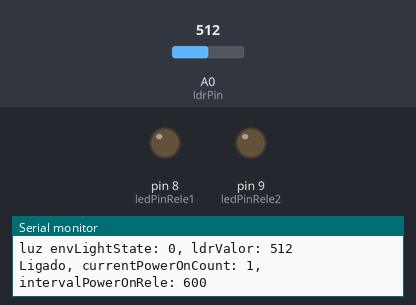
A sketch run on a simulated Arduino Uno, built with avr-gcc and run on an emulated ATmega328P. Parts: output pins drawn as LEDs (lit = HIGH), the last lines printed to the serial monitor. The test bench sets the inputs (shaded band); at power-on: A0 (ldrPin) = 512.

Above: at 1.8 s.
1.9 s: A0 (ldrPin) set to 891
3.4 s: A0 (ldrPin) set to 907
At 5.2 s:
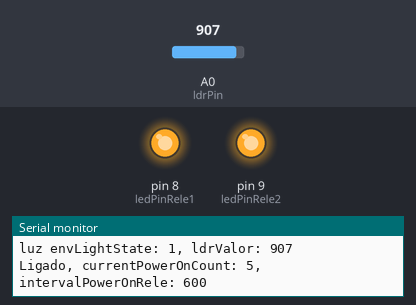
5.6 s: A0 (ldrPin) set to 890
At 6.6 s:
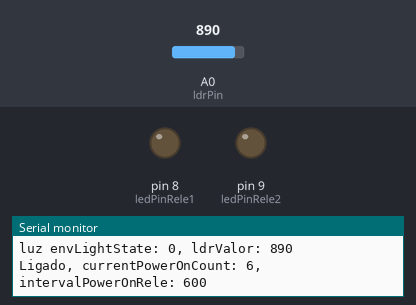
7.7 s: A0 (ldrPin) set to 900
At 9.3 s:
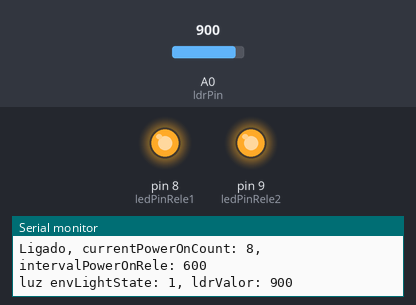
Timing chart, 0 to 10.7 s (numbered marks = the images above; inputs shaded):
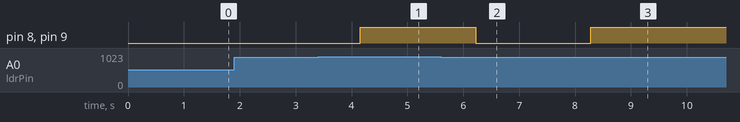

Measured:
- the behaviour switches between 899 and 900 on A0 (ldrPin) (found by bisection; images 0 and 1)
- after the input at 3.4 s, pin 8 (ledPinRele1), pin 9 (ledPinRele2): LOW → HIGH after 0.76 s
- after the input at 5.6 s, pin 8 (ledPinRele1), pin 9 (ledPinRele2): HIGH → LOW after 0.62 s
- after the input at 7.7 s, pin 8 (ledPinRele1), pin 9 (ledPinRele2): LOW → HIGH after 0.58 s

The sketch:

ardunio-horta.ino
```cpp
/**
 * Projeto para irrigaçao automática a cada 3 horas quando estiver na luz do dia
 */

const int ldrPin   =  A0;// LDR pin
const int ledPinRele1 =  8;// RELE1 pin
const int ledPinRele2 =  9;// RELE2 pin

int envLightState = LOW; // estado para led e rele
int ldrValor = 0;
int currentPowerOnCount = 0;
int currentPowerOffCount = 0;

const long interval = 1; // intervalo de coleta em segundos
const int intervalPowerOnRele = 60 * 10; // intervalo power on rele
const int intervalPowerOffRele = 60 * 60 * 3; // intervalo power off rele


void setup() {
  pinMode(ledPinRele1, OUTPUT);
  pinMode(ledPinRele2, OUTPUT);
  //digitalWrite(ledPinRele1, LOW);
  //digitalWrite(ledPinRele2, LOW);
  Serial.begin(9600); //Inicia a comunicação serial
}

void loop() {
  ///ler o valor do LDR
  ldrValor = analogRead(ldrPin); //O valor lido será entre 0 e 1023
  if (ldrValor >= 900)
    envLightState = HIGH;
  else
    envLightState = LOW;    // senão, apaga o led e relé

  Serial.print("luz envLightState: ");
  Serial.print(envLightState);
  Serial.print(", ldrValor: ");
  Serial.print(ldrValor);
  Serial.println();
  if(currentPowerOnCount >= intervalPowerOnRele){
    Serial.print("Desligado, currentPowerOffCount: ");
    Serial.print(currentPowerOffCount);
    Serial.print(", intervalPowerOffRele: ");
    Serial.print(intervalPowerOffRele);
    Serial.println();
    //se o valor lido for maior que 500, liga o led e o rele

    //aciona os dois reles
    digitalWrite(ledPinRele1, HIGH);
    digitalWrite(ledPinRele2, HIGH);
    //delay(intervalPowerOnRele * 1000);
    if(currentPowerOffCount >= intervalPowerOffRele)
      currentPowerOnCount = 0;
    currentPowerOffCount++;
  }else{
    Serial.print("Ligado, currentPowerOnCount: ");
    Serial.print(currentPowerOnCount);
    Serial.print(", intervalPowerOnRele: ");
    Serial.print(intervalPowerOnRele);
    Serial.println();
     //aciona os dois reles
    digitalWrite(ledPinRele1, envLightState);
    digitalWrite(ledPinRele2, envLightState);
    currentPowerOffCount = 0;
    currentPowerOnCount++;
  }

  //aguarda alguns segundos
  delay(interval * 1000);
}
```
